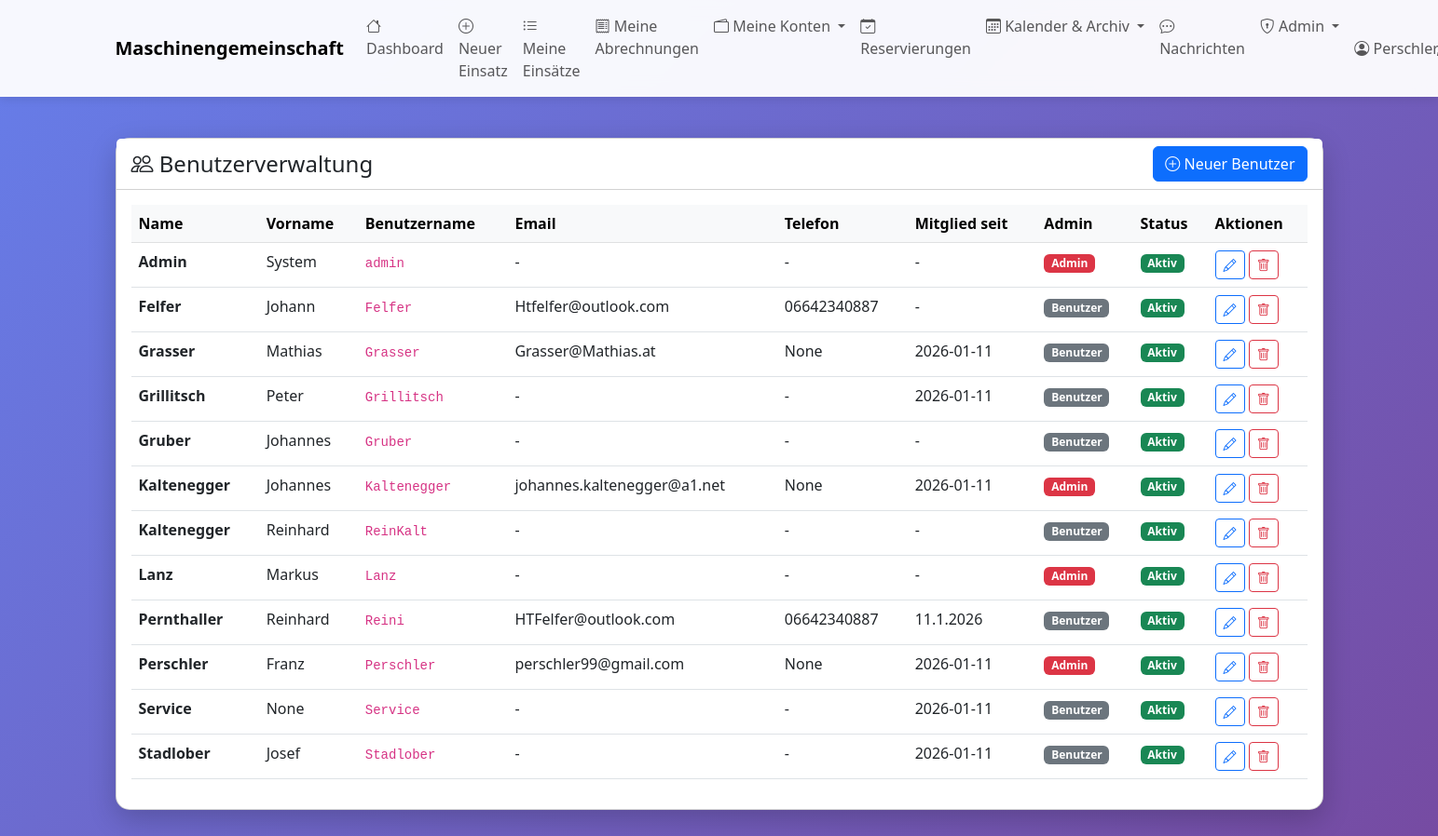
Before: /admin/benutzer (signed in) with the older database file.
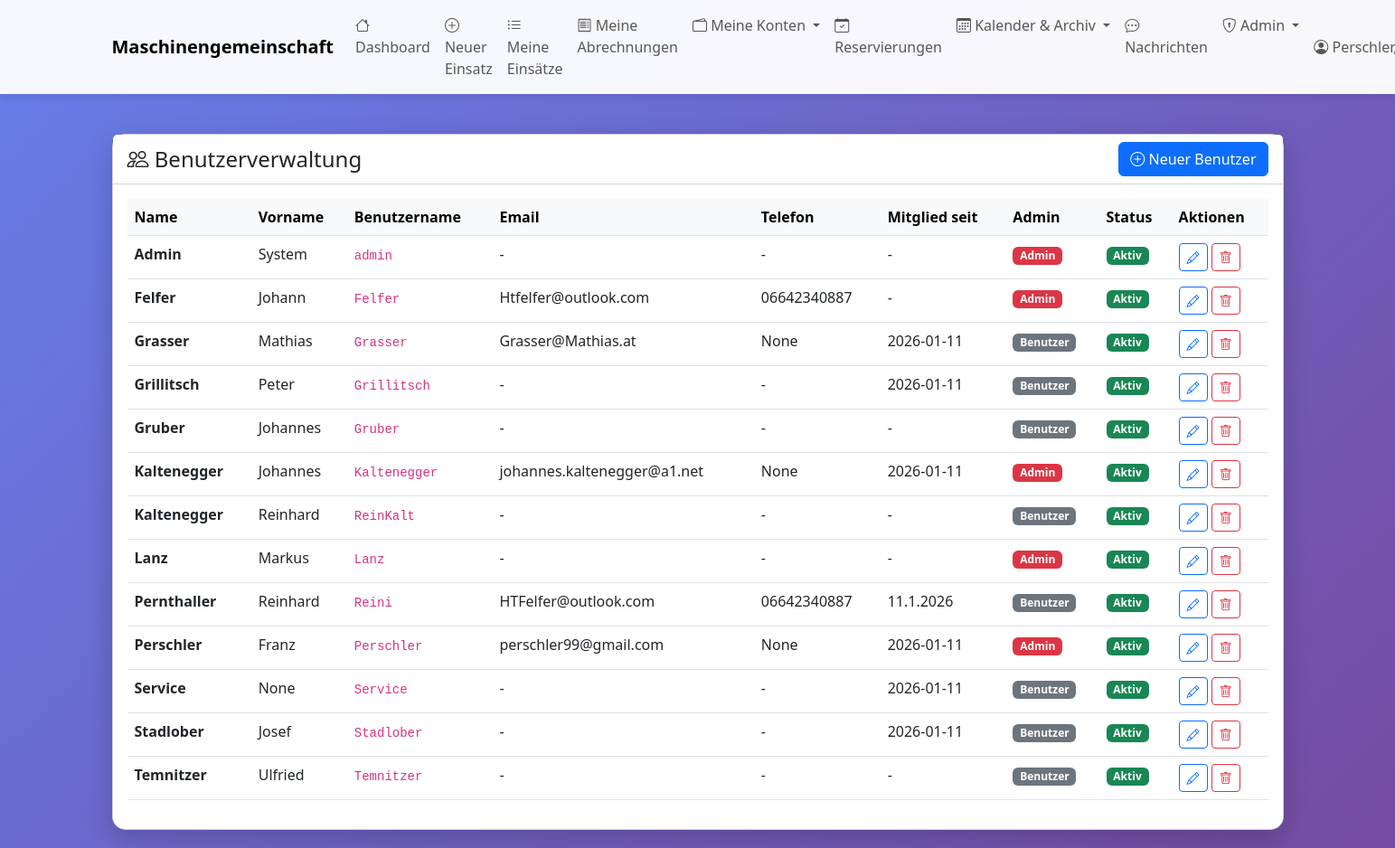
After: the same page with the newer database file.
### tables this page shows
CREATE TABLE benutzer (
    id INTEGER PRIMARY KEY AUTOINCREMENT,
    name TEXT NOT NULL,
    vorname TEXT,
    username TEXT UNIQUE,
    password_hash TEXT,
    adresse TEXT,
    telefon TEXT,
    email TEXT,
    mitglied_seit DATE,
    aktiv BOOLEAN DEFAULT 1,
    bemerkungen TEXT
, is_admin BOOLEAN DEFAULT 0, treibstoffkosten_preis REAL DEFAULT 1.50, backup_schwellwert INTEGER DEFAULT 50, letzter_treibstoffpreis REAL, admin_level INTEGER DEFAULT 0);

### web_app.py (the view)
@app.route('/admin/benutzer')
@admin_required
def admin_benutzer():
    with MaschinenDBContext(DB_PATH) as db:
        benutzer = db.get_all_benutzer(nur_aktive=False)
    return render_template('admin_benutzer.html', benutzer=benutzer)

### database.py (called while the page is built)
    def connect(self):
        self.connection = sqlite3.connect(self.db_path)
        self.connection.row_factory = sqlite3.Row
        self.cursor = self.connection.cursor()

    def close(self):
        if self.connection:
            self.connection.close()

    def get_all_benutzer(self, nur_aktive: bool = True) -> List[Dict]:
        sql = "SELECT * FROM benutzer"
        if nur_aktive:
            sql += " WHERE aktiv = 1"
        sql += " ORDER BY name, vorname"
        self.cursor.execute(sql)
        return [dict(row) for row in self.cursor.fetchall()]

    def __enter__(self):
        self.connect()
        return self

    def __exit__(self, exc_type, exc_val, exc_tb):
        if exc_type is None:
            self.connection.commit()
        else:
            self.connection.rollback()
        self.close()
        return False

### templates/admin_benutzer.html (shortened to what this page needs)
{% extends "base.html" %}
{% block content %}
<div class="row mt-4">
    <div class="col-12">
        <div class="card">
            <div class="card-header bg-white d-flex justify-content-between align-items-center">
                <h4 class="mb-0">
                    <i class="bi bi-people"></i> Benutzerverwaltung
                </h4>
                <a href="{{ url_for('admin_benutzer_neu') }}" class="btn btn-primary">
                    <i class="bi bi-plus-circle"></i> Neuer Benutzer
                </a>
            </div>
            <div class="card-body">
                <div class="table-responsive">
                    <table class="table table-hover">
                        <thead class="table-light">
                            <tr>
                                <th>Name</th>
                                <th>Vorname</th>
                                <th>Benutzername</th>
                                <th>Email</th>
                                <th>Telefon</th>
                                <th>Mitglied seit</th>
                                <th>Admin</th>
                                <th>Status</th>
                                <th>Aktionen</th>
                            </tr>
                        </thead>
                        <tbody>
                            {% for benutzer in benutzer %}
                            <tr>
                                <td><strong>{{ benutzer.name }}</strong></td>
                                <td>{{ benutzer.vorname }}</td>
                                <td>
                                    {% if benutzer.username %}
                                        <code>{{ benutzer.username }}</code>
                                    {% else %}
                                        <span class="text-muted">-</span>
                                    {% endif %}
                                </td>
                                <td>{{ benutzer.email or '-' }}</td>
                                <td>{{ benutzer.telefon or '-' }}</td>
                                <td>{{ benutzer.mitglied_seit or '-' }}</td>
                                <td>
                                    {% if benutzer.is_admin %}
                                        <span class="badge bg-danger">Admin</span>
                                    {% else %}
                                        <span class="badge bg-secondary">Benutzer</span>
                                    {% endif %}
                                </td>
                                <td>
                                    {% if benutzer.aktiv %}
                                        <span class="badge bg-success">Aktiv</span>
                                    {% else %}
                                        <span class="badge bg-secondary">Inaktiv</span>
                                    {% endif %}
                                </td>
                                <td>
                                    <a href="{{ url_for('admin_benutzer_edit', benutzer_id=benutzer.id) }}"
                                       class="btn btn-sm btn-outline-primary" title="Bearbeiten">
                                        <i class="bi bi-pencil"></i>
                                    </a>
                                    <button type="button" class="btn btn-sm btn-outline-danger"
                                            onclick="confirmDelete({{ benutzer.id }}, '{{ benutzer.name }}')" title="Löschen">
                                        <i class="bi bi-trash"></i>
                                    </button>
                                </td>
                            </tr>
                            {% endfor %}
                        </tbody>
                    </table>
                </div>
            </div>
        </div>
    </div>
</div>
{% endblock %}

Changed rows visible on the page:
changed benutzer "Felfer": is_admin "Benutzer" → "Admin"
added benutzer: name "Temnitzer", vorname "Ulfried", username "Temnitzer", email "-", telefon "-", mitglied_seit "-", is_admin "Benutzer", aktiv "Aktiv"
